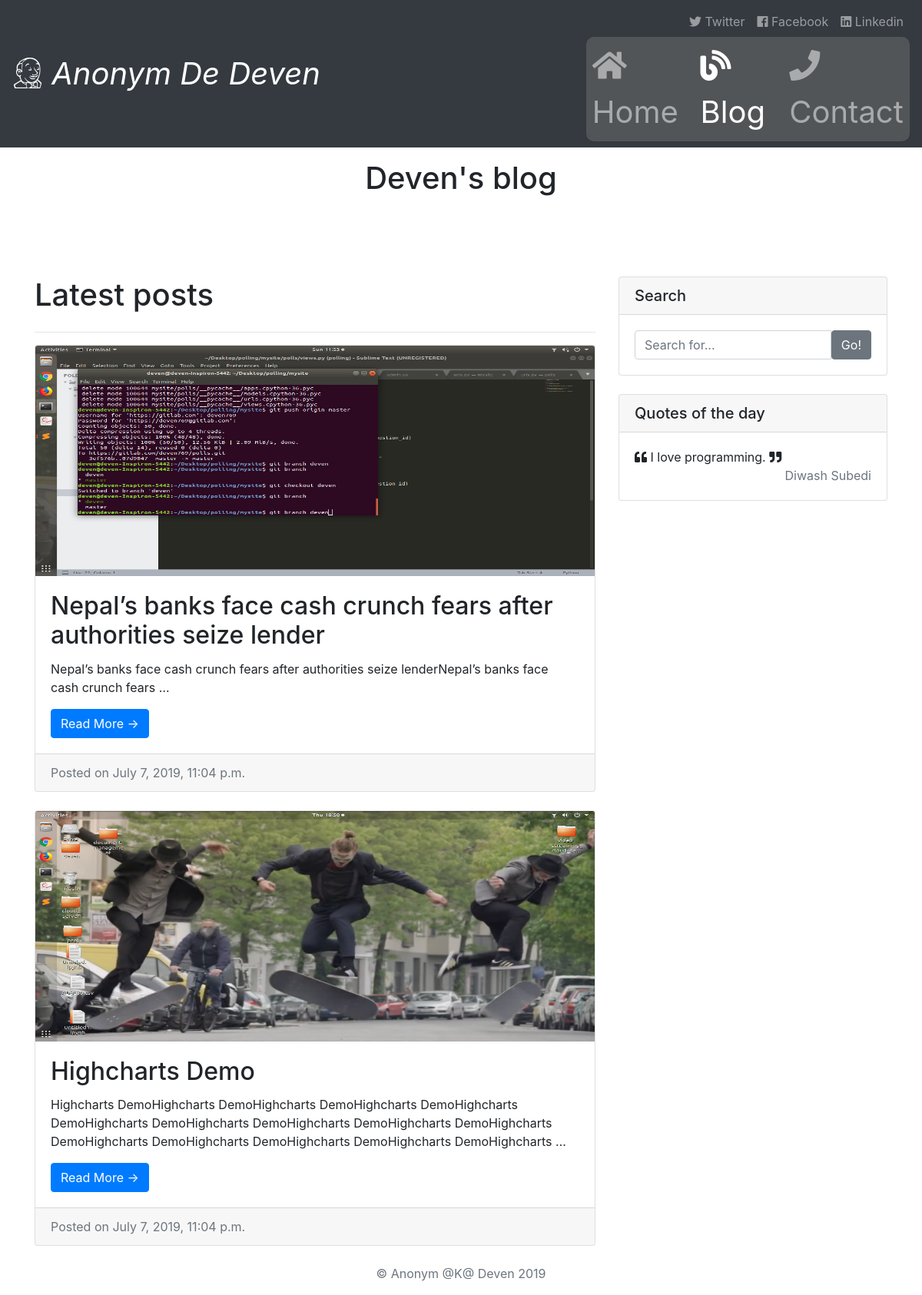
Screenshot of /blog/ with the database file from the repository.
### blog/models.py (models this page shows, shortened)
class Post(models.Model):
    title = models.CharField(max_length=250)
    pub_date = models.DateTimeField(default=timezone.now)
    image = models. ImageField(upload_to='images/')
    body = models.TextField()

class Quotes(models.Model):
    quote = models.TextField()
    author = models.CharField(max_length=20)
    class Meta:
        verbose_name_plural = "Quotes of the day"

### blog/views.py (the view)
# urls.py: path('', views.index, name='index'),
def index(request):
    if request.method == 'GET' and request.GET.get('query') != None:
        query = request.GET.get('query')
        posts = Post.objects.filter(
            title__icontains=query)
        quotes = Quotes.objects.order_by('-pk')[:1]
        for quote in quotes:
            quote = get_object_or_404(Quotes, pk=quote.id)
        return render(request, 'blog/index.html', {'posts': posts, 'quote': quote})
    else:
        posts = Post.objects.order_by('-pub_date')
        quotes = Quotes.objects.order_by('-pk')[:1]
        for quote in quotes:
            quote = get_object_or_404(Quotes, pk=quote.id)
        return render(request, 'blog/index.html', {'posts': posts, 'quote': quote})

### blog/templates/blog/index.html (shortened to what this page needs)
{% extends 'base.html' %}
{% block blogactive %}active{% endblock blogactive %}
{% block content %}
<div class="container">
    <div class="pt-3 text-center">
        <h1>Deven's blog</h1>
    </div>
    <br><br><br>
</div>
<div class="container">
    <div class="row">
        <div class="col-md-8">
            <h1 class="my-4">Latest posts</h1>
            <hr>
            {% for post in posts %}
            <div class="card mb-4">
                <img class="card-img-top" src="{{ post.image.url }}" alt="Card image cap" width="750px" height="300px">
                <div class="card-body">
                    <h2 class="card-title">{{ post.title }}</h2>
                    <p class="card-text">{{ post.body|truncatewords:15 }}</p>
                    <a href="{% url 'blog:detail' post.id %}" class="btn btn-primary">Read More →</a>
                </div>
                <div class="card-footer text-muted">
                    Posted on {{ post.pub_date }}
                </div>
            </div>
            {% endfor %}
        </div>
        <div class="col-md-4">
            <div class="card my-4">
                <h5 class="card-header">Search</h5>
                <div class="card-body">
                    <form action="{% url 'blog:index' %}" , method="GET">
                        <div class="input-group">
                            <input type="text" name="query" class="form-control" placeholder="Search for...">
                            <span class="input-group-btn">
                                <button class="btn btn-secondary" type="submit">Go!</button>
                            </span>
                        </div>
                    </form>
                </div>
            </div>
            <div class="card my-4">
                <h5 class="card-header">Quotes of the day</h5>
                <div class="card-body">
                    <i class="fas fa-quote-left"></i>
                    {{ quote.quote }}
                    <i class="fas fa-quote-right"></i>
                    <div class="text-muted text-right">
                        {{ quote.author }}
                    </div>
                </div>
            </div>
        </div>
    </div>
</div>
{% endblock content %}

### rows the page displays
Post: image (picture), title "Nepal’s banks face cash crunch fears after authorities seize lender", body "Nepal’s banks face cash crunch fears after authorities seize lenderNepal’s banks face cash crunch fears …", pub_date "July 7, 2019, 11:04 p.m."
Post: image (picture), title "Highcharts Demo", body "Highcharts DemoHighcharts DemoHighcharts DemoHighcharts DemoHighcharts DemoHighcharts DemoHighcharts DemoHighcharts DemoHighcharts DemoHighcharts DemoHighcharts DemoHighcharts DemoHighcharts DemoHighcharts DemoHighcharts …", pub_date "July 7, 2019, 11:04 p.m."
Quotes: quote "I love programming.", author "Diwash Subedi"
